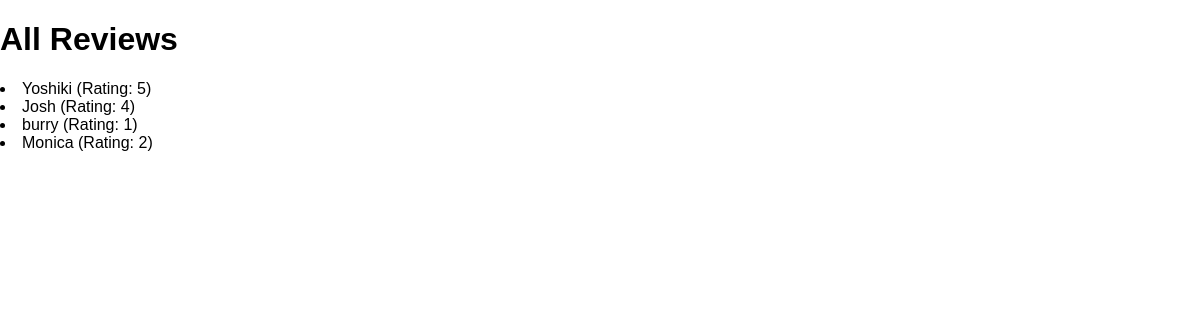
Page /reviews on the earlier database version.
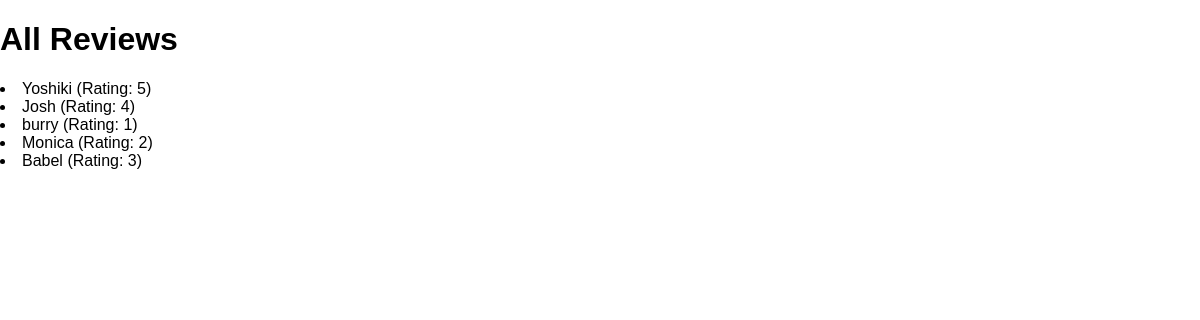
Same page on the later database version.
### reviews/models.py (models this page shows)
class Review(models.Model):
    user_name = models.CharField(max_length=100)
    review_text = models.TextField()
    rating = models.IntegerField()

### reviews/views.py (the view)
# urls.py: path("reviews", views.ReviewsListView.as_view()),
class ReviewsListView(ListView):
    template_name = "reviews/review_list.html"
    model = Review
    context_object_name = "reviews"

### reviews/templates/reviews/review_list.html (shortened to what this page needs)
{% extends "reviews/base.html" %}
{% block content%}
    <h1>All Reviews</h1>
    {% for review in reviews %}
        <li>{{ review.user_name }} (Rating: {{ review.rating }})</li>
    {% endfor %}
{% endblock %}

Differences in the rows shown:
added Review: user_name "Babel", rating "3"
